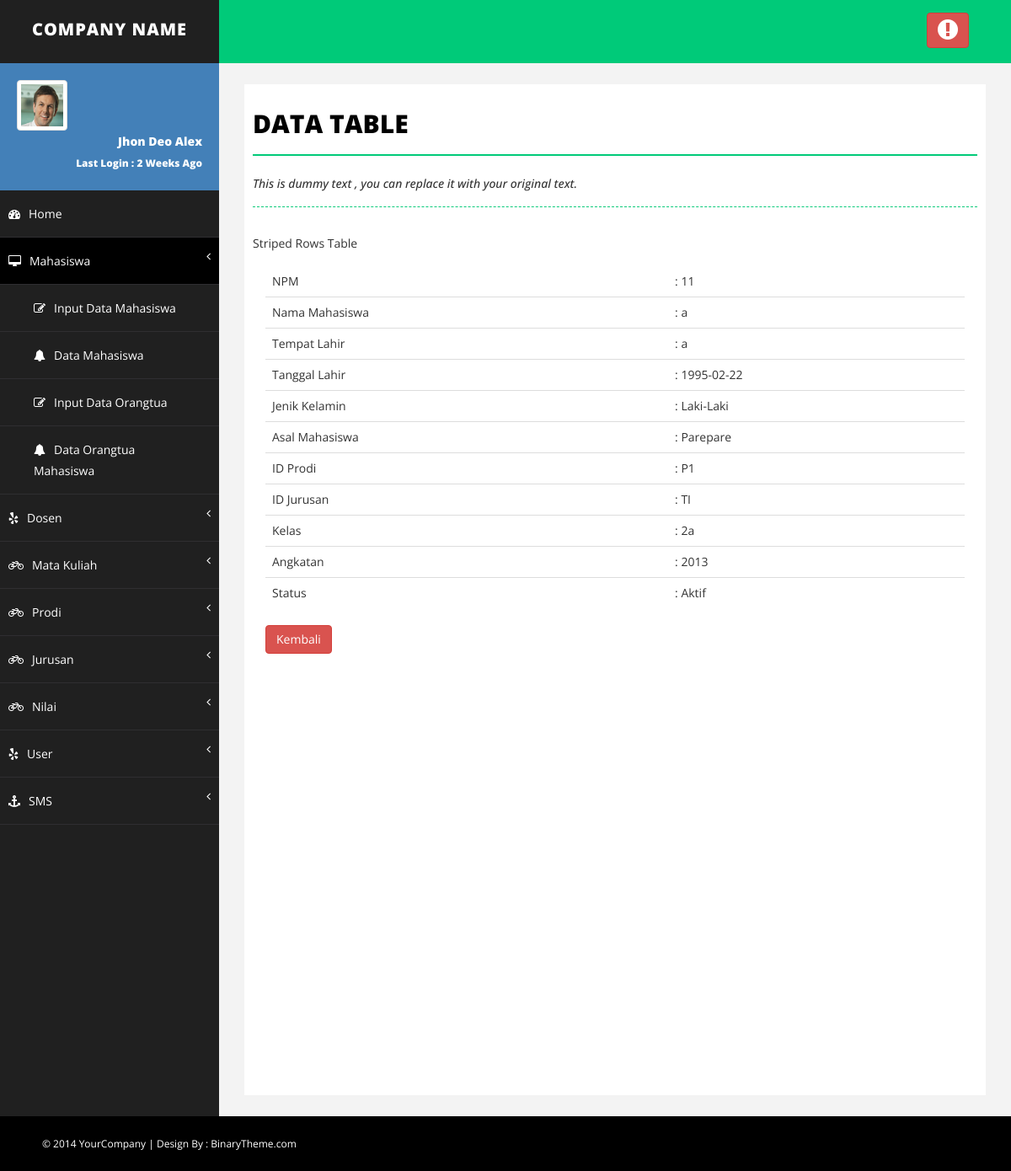
Page /detail_data_mhs.php?id=11 (signed in) on the committed database.
### tables this page shows
CREATE TABLE IF NOT EXISTS `t_mahasiswa` (
  `npm` varchar(10) NOT NULL,
  `nama_mhs` varchar(25) NOT NULL,
  `tempat_lahir` varchar(25) NOT NULL,
  `tanggal_lahir` date NOT NULL,
  `jenis_kelamin` varchar(15) NOT NULL,
  `asal_mhs` varchar(25) NOT NULL,
  `alamat_mhs` varchar(50) NOT NULL,
  `id_prodi` varchar(10) NOT NULL,
  `id_jurusan` varchar(25) NOT NULL,
  `kelas` varchar(2) NOT NULL,
  `angkatan` varchar(4) NOT NULL,
  `status` varchar(12) NOT NULL,
  PRIMARY KEY (`npm`),
  KEY `id_prodi` (`id_prodi`),
  KEY `id_jurusan` (`id_jurusan`)
);

### detail_data_mhs.php (the view, shortened to what this page needs)
<?php
if($_SESSION['admin']!="" || $_SESSION['mahasiswa']!=""){
?>
<!DOCTYPE html>
<html xmlns="http://www.w3.org/1999/xhtml">
<head>
    <link href="assets/css/bootstrap.css" rel="stylesheet" />
    <link href="assets/css/font-awesome.css" rel="stylesheet" />
    <link href="assets/css/basic.css" rel="stylesheet" />
    <link href="assets/css/custom.css" rel="stylesheet" />
</head>
<body>
    <div id="wrapper">
        <nav class="navbar navbar-default navbar-cls-top " role="navigation" style="margin-bottom: 0">
            <div class="navbar-header">
                <a class="navbar-brand" href="index.html">COMPANY NAME</a>
            </div>
            <div class="header-right">
                <a href="logout.php" class="btn btn-danger" title="Logout"><i class="fa fa-exclamation-circle fa-2x"></i></a>
            </div>
        </nav>
        <nav class="navbar-default navbar-side" role="navigation">
            <div class="sidebar-collapse">
                <ul class="nav" id="main-menu">
                    <li>
                        <div class="user-img-div">
                            <img src="assets/img/user.png" class="img-thumbnail" />
                            <div class="inner-text">
                                Jhon Deo Alex
                            <br />
                                <small>Last Login : 2 Weeks Ago </small>
                            </div>
                        </div>
                    </li>
                    <li>
                        <a href="index.php"><i class="fa fa-dashboard "></i>Home</a>
                    </li>
                    <li>
                        <a href="#" class="active-menu-top"><i class="fa fa-desktop "></i>Mahasiswa <span class="fa arrow"></span></a>
                         <ul class="nav nav-second-level collapse in">
							<?php  if($_SESSION['level']=="admin"){  ?>
                            <li>
                                <a href="input_data_mhs.php"><i class="fa fa-edit"></i>Input Data Mahasiswa</a>
                            </li>
							<?php } ?>
                            <li>
                                <a href="show_data_mhs.php"><i class="fa fa-bell "></i>Data Mahasiswa</a>
                            </li>
							<?php  if($_SESSION['level']=="admin"){  ?>
                            <li>
                                <a href="input_data_ortu.php"><i class="fa fa-edit"></i>Input Data Orangtua</a>
                            </li>
							<?php } ?>
							<?php  if($_SESSION['level']=="admin"){  ?>
                            <li>
                                <a href="show_data_ortu.php"><i class="fa fa-bell "></i>Data Orangtua Mahasiswa</a>
                            </li>
                            <?php } ?>
                        </ul>
                    </li>
                    <?php  if($_SESSION['level']=="admin"){  ?>
                     <li>
                        <a href="#"><i class="fa fa-yelp "></i>Dosen <span class="fa arrow"></span></a>
                    </li>
					<li>
                        <a href="#"><i class="fa fa-bicycle "></i>Mata Kuliah <span class="fa arrow"></span></a>
                    </li>
					<?php } ?>
					<li>
                        <a href="#"><i class="fa fa-bicycle "></i>Prodi<span class="fa arrow"></span></a>
                    </li>
					<li>
                        <a href="#"><i class="fa fa-bicycle "></i>Jurusan <span class="fa arrow"></span></a>
                    </li>
					<li>
                        <a href="#"><i class="fa fa-bicycle "></i>Nilai <span class="fa arrow"></span></a>
                    </li>
					<?php  if($_SESSION['level']=="admin") { ?>
					<li>
                    <a href="#"><i class="fa fa-yelp "></i>User <span class="fa arrow"></span></a>
                    </li>
                    <li>
                        <a href="#.php"><i class="fa fa-anchor "></i>SMS<span class="fa arrow"></span></a>
                    </li>
					<?php } ?>
                </ul>
            </div>
        </nav>
        <div id="page-wrapper">
            <div id="page-inner">
                <div class="row">
                    <div class="col-md-12">
                        <h1 class="page-head-line">Data Table</h1>
                        <h1 class="page-subhead-line">This is dummy text , you can replace it with your original text. </h1>
                    </div>
                </div>
							<?php
									$id = $_GET['id'];
									$tampil=mysql_query("SELECT * FROM t_mahasiswa WHERE npm='$id'");
									$data=mysql_fetch_array($tampil);
									?>
                            Striped Rows Table
                            <div class="panel-body">
                            <div class="table-responsive">
                                <table class="table table-striped">
                                    <thead>
										<tr>
                                        <td>NPM</td>
										<td>: <?php echo"$data[npm]";?></td>
										</tr>
										<tr>
                                        <td>Nama Mahasiswa</td>
										<td>: <?php echo"$data[nama_mhs]";?></td>
										</tr>
										<tr>
                                        <td>Tempat Lahir</td>
										<td>: <?php echo"$data[tempat_lahir]";?></td>
										</tr>
										<tr>
                                        <td>Tanggal Lahir</td>
										<td>: <?php echo"$data[tanggal_lahir]";?></td>
										</tr>
										<tr>
                                        <td>Jenik Kelamin</td>
										<td>: <?php echo"$data[jenis_kelamin]";?></td>
										</tr>
										<tr>
                                        <td>Asal Mahasiswa</td>
										<td>: <?php echo"$data[asal_mhs]";?></td>
										</tr>
										<tr>
                                        <td>ID Prodi</td>
										<td>: <?php echo"$data[id_prodi]";?></td>
										</tr>
										<tr>
                                        <td>ID Jurusan</td>
										<td>: <?php echo"$data[id_jurusan]";?></td>
										</tr>
										<tr>
                                        <td>Kelas</td>
										<td>: <?php echo"$data[kelas]";?></td>
										</tr>
										<tr>
                                        <td>Angkatan</td>
										<td>: <?php echo"$data[angkatan]";?></td>
										</tr>
										<tr>
                                        <td>Status</td>
										<td>: <?php echo"$data[status]";?></td>
										</tr>
                                        </thead>
                                </table>
								<input type="button" value="Kembali" onclick="history.back(-1)" class="btn btn-danger">
                            </div>
                        </div>
                    </div>
            </div>
        </div>
    <div id="footer-sec">
        &copy; 2014 YourCompany | Design By : <a href="http://www.binarytheme.com/" target="_blank">BinaryTheme.com</a>
    </div>
</body>
</html>
<?php
	}else{
		header("location: login.php");
	}
?>

### assets/css/basic.css (style rules this page uses)
body { font-family: 'Open Sans', sans-serif; line-height:25px; }
#wrapper { width: 100%; background: #202020; }
#page-wrapper { padding: 15px 15px; min-height: 600px; background: #F3F3F3; }
#page-inner { width: 100%; margin: 10px 20px 10px 0px; background-color: #fff!important; padding: 10px; min-height: 1200px; }
.page-head-line { font-size: 30px; text-transform: uppercase; color: #000; font-weight: 800; padding-bottom: 20px; border-bottom: 2px solid #00CA79; margin-bottom: 10px; }
.page-subhead-line { font-size: 14px; padding-top: 5px; padding-bottom: 20px; font-style:italic; margin-bottom:30px; border-bottom:1px dashed #00CA79; }
.navbar-cls-top .navbar-brand { color: #fff; background: #202020; width: 260px; text-align: center; height: 75px; font-size: 20px; letter-spacing: 1px; font-weight: 900; padding-top: 25px; text-transform:uppercase; }
.header-right { color: #fff; padding: 15px 50px 5px 50px; float: right; font-size: 16px; }
.user-img-div { min-height: 140px; padding: 20px; background-color: #4380B8; }
.user-img-div img { max-height: 60px; }
.user-img-div .inner-text { text-align: right; position: relative; color: #fff; font-weight: 800; line-height: 25px; }
.active-menu-top { background-color: #000!important; }
.arrow { float: right; }
.fa.arrow:before { content: "\f104"; }
.nav-second-level li, .nav-third-level li { border-bottom: none !important; }
.nav-second-level li a { padding-left: 37px; }
.sidebar-collapse, .sidebar-collapse .nav { background: none; }
.sidebar-collapse .nav { padding: 0; }
.sidebar-collapse .nav > li > a { color: #fff; background: #202020; text-shadow: none; padding: 15px 40px; border-bottom: 1px solid #2F2E31; }
.sidebar-collapse > .nav > li > a { padding: 15px 10px; }
.nav-second-level > li:last-child > a:after, .nav-third-level > li:last-child > a:after { height: 50%; }
.navbar-side { border: none; background-color: #202020; }
.navbar-cls-top { background: #00CA79; border-bottom: none; }
.navbar-default { border: 0px solid black; }
.navbar-header { background: #000000; }
.nav > li > a > i { margin-right: 10px; }
#footer-sec { background-color:#000; padding:20px 50px; color:#fff; font-size:12px; }
#footer-sec a { color:#fff; }
@media (min-width:768px) { #page-wrapper { margin: 0 0 0 260px; padding: 15px 30px; min-height: 1200px; } }
@media (min-width:768px) { .navbar-side { z-index: 1; position: absolute; width: 260px; } }
@media (min-width:768px) { .navbar { border-radius: 0px; } }

### rows in the picture
t_mahasiswa: npm "11", nama_mhs "a", tempat_lahir "a", tanggal_lahir "1995-02-22", jenis_kelamin "Laki-Laki", asal_mhs "Parepare", id_prodi "P1", id_jurusan "TI", kelas "2a", angkatan "2013", status "Aktif"
